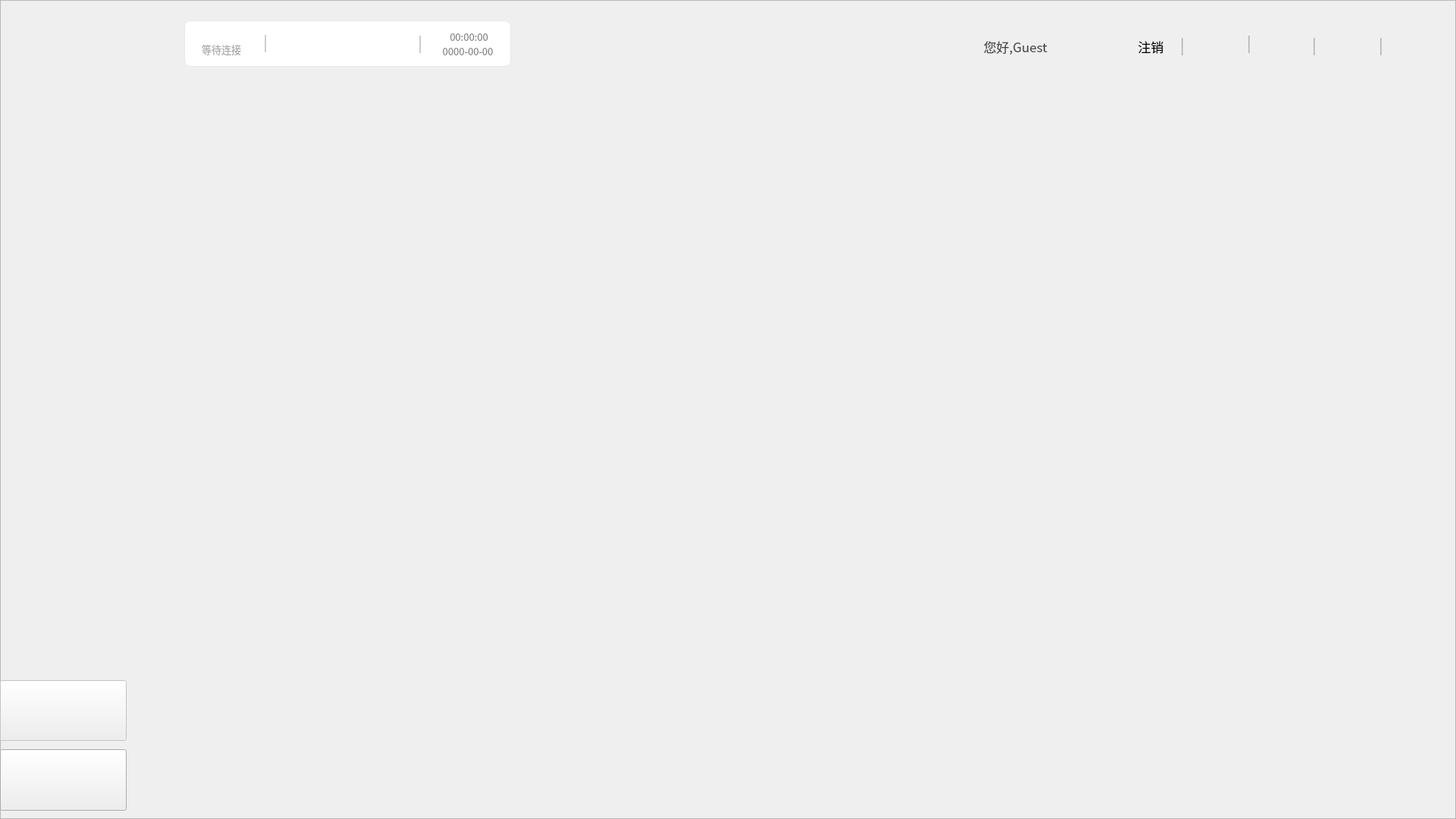
<?xml version="1.0" encoding="UTF-8"?>
<ui version="4.0">
 <class>frmMain</class>
 <widget class="QWidget" name="frmMain">
  <property name="geometry">
   <rect>
    <x>0</x>
    <y>0</y>
    <width>1920</width>
    <height>1080</height>
   </rect>
  </property>
  <property name="windowTitle">
   <string>frmMain</string>
  </property>
  <property name="styleSheet">
   <string notr="true"/>
  </property>
  <widget class="QFrame" name="frmBg">
   <property name="geometry">
    <rect>
     <x>0</x>
     <y>0</y>
     <width>1920</width>
     <height>1080</height>
    </rect>
   </property>
   <property name="focusPolicy">
    <enum>Qt::ClickFocus</enum>
   </property>
   <property name="styleSheet">
    <string notr="true"/>
   </property>
   <property name="frameShape">
    <enum>QFrame::StyledPanel</enum>
   </property>
   <property name="frameShadow">
    <enum>QFrame::Raised</enum>
   </property>
   <widget class="CusView" name="statusArea" native="true">
    <property name="geometry">
     <rect>
      <x>167</x>
      <y>0</y>
      <width>1753</width>
      <height>117</height>
     </rect>
    </property>
    <property name="focusPolicy">
     <enum>Qt::ClickFocus</enum>
    </property>
    <property name="styleSheet">
     <string notr="true"/>
    </property>
    <widget class="CusFlageImage" name="wgtDivStateLamp" native="true">
     <property name="geometry">
      <rect>
       <x>32</x>
       <y>17</y>
       <width>42</width>
       <height>79</height>
      </rect>
     </property>
     <property name="focusPolicy">
      <enum>Qt::ClickFocus</enum>
     </property>
    </widget>
    <widget class="QFrame" name="div_info_bg">
     <property name="geometry">
      <rect>
       <x>76</x>
       <y>27</y>
       <width>431</width>
       <height>61</height>
      </rect>
     </property>
     <property name="focusPolicy">
      <enum>Qt::ClickFocus</enum>
     </property>
     <property name="styleSheet">
      <string notr="true">QFrame#div_info_bg{
background-color: white;
border-radius:8px;
border: 1px solid #E8E8E8;
}</string>
     </property>
     <property name="frameShape">
      <enum>QFrame::StyledPanel</enum>
     </property>
     <property name="frameShadow">
      <enum>QFrame::Raised</enum>
     </property>
     <widget class="QLabel" name="lblDivType">
      <property name="geometry">
       <rect>
        <x>23</x>
        <y>9</y>
        <width>81</width>
        <height>20</height>
       </rect>
      </property>
      <property name="font">
       <font>
        <family>Noto Sans CJK SC</family>
        <pointsize>10</pointsize>
       </font>
      </property>
      <property name="focusPolicy">
       <enum>Qt::NoFocus</enum>
      </property>
      <property name="styleSheet">
       <string notr="true">QLabel{color:#838383;}</string>
      </property>
      <property name="text">
       <string/>
      </property>
     </widget>
     <widget class="QLabel" name="lblDivState">
      <property name="geometry">
       <rect>
        <x>23</x>
        <y>30</y>
        <width>81</width>
        <height>16</height>
       </rect>
      </property>
      <property name="font">
       <font>
        <family>Noto Sans CJK SC</family>
        <pointsize>10</pointsize>
       </font>
      </property>
      <property name="focusPolicy">
       <enum>Qt::NoFocus</enum>
      </property>
      <property name="styleSheet">
       <string notr="true">QLabel{color:rgb(170,170,170);}</string>
      </property>
      <property name="text">
       <string>等待连接</string>
      </property>
     </widget>
     <widget class="QLabel" name="lblCupHave">
      <property name="geometry">
       <rect>
        <x>261</x>
        <y>18</y>
        <width>26</width>
        <height>26</height>
       </rect>
      </property>
      <property name="focusPolicy">
       <enum>Qt::ClickFocus</enum>
      </property>
      <property name="styleSheet">
       <string notr="true">QLabel {
        border-image: url(:/shell/main_state/cup_normal.png);
}</string>
      </property>
      <property name="text">
       <string/>
      </property>
     </widget>
     <widget class="QLabel" name="lblWasteCup">
      <property name="geometry">
       <rect>
        <x>194</x>
        <y>18</y>
        <width>26</width>
        <height>26</height>
       </rect>
      </property>
      <property name="focusPolicy">
       <enum>Qt::ClickFocus</enum>
      </property>
      <property name="styleSheet">
       <string notr="true">QLabel {
        border-image: url(:/shell/main_state/usdcup_normal.png);
}</string>
      </property>
      <property name="text">
       <string/>
      </property>
     </widget>
     <widget class="QLabel" name="lblTemp">
      <property name="geometry">
       <rect>
        <x>130</x>
        <y>18</y>
        <width>26</width>
        <height>26</height>
       </rect>
      </property>
      <property name="focusPolicy">
       <enum>Qt::ClickFocus</enum>
      </property>
      <property name="styleSheet">
       <string notr="true">QLabel {
        border-image: url(:/shell/main_state/temp_normal.png);
}</string>
      </property>
      <property name="text">
       <string/>
      </property>
     </widget>
     <widget class="QLabel" name="lblWaterHave">
      <property name="geometry">
       <rect>
        <x>158</x>
        <y>18</y>
        <width>26</width>
        <height>26</height>
       </rect>
      </property>
      <property name="focusPolicy">
       <enum>Qt::ClickFocus</enum>
      </property>
      <property name="styleSheet">
       <string notr="true">QLabel {
        border-image: url(:/shell/main_state/clean_normal.png);
}</string>
      </property>
      <property name="text">
       <string/>
      </property>
     </widget>
     <widget class="QLabel" name="lblWasteWater">
      <property name="geometry">
       <rect>
        <x>228</x>
        <y>18</y>
        <width>26</width>
        <height>26</height>
       </rect>
      </property>
      <property name="focusPolicy">
       <enum>Qt::ClickFocus</enum>
      </property>
      <property name="styleSheet">
       <string notr="true">QLabel {
        border-image: url(:/shell/main_state/usdwater_normal.png);
}</string>
      </property>
      <property name="text">
       <string/>
      </property>
     </widget>
     <widget class="QLineEdit" name="lineEdit">
      <property name="geometry">
       <rect>
        <x>106</x>
        <y>19</y>
        <width>21</width>
        <height>23</height>
       </rect>
      </property>
      <property name="styleSheet">
       <string notr="true">color:#EEEEEE;
border:none;
background-color:transparent;
border-left:2px solid rgba(0,0,0,50);

</string>
      </property>
      <property name="readOnly">
       <bool>true</bool>
      </property>
     </widget>
     <widget class="QLabel" name="lblSystemTime">
      <property name="geometry">
       <rect>
        <x>320</x>
        <y>10</y>
        <width>111</width>
        <height>41</height>
       </rect>
      </property>
      <property name="font">
       <font>
        <family>Noto Sans CJK SC</family>
        <pointsize>10</pointsize>
       </font>
      </property>
      <property name="focusPolicy">
       <enum>Qt::NoFocus</enum>
      </property>
      <property name="styleSheet">
       <string notr="true">QLabel{color:#838383;}</string>
      </property>
      <property name="text">
       <string>00:00:00 
0000-00-00 </string>
      </property>
      <property name="alignment">
       <set>Qt::AlignCenter</set>
      </property>
     </widget>
     <widget class="QLineEdit" name="lineEdit_6">
      <property name="geometry">
       <rect>
        <x>310</x>
        <y>20</y>
        <width>21</width>
        <height>23</height>
       </rect>
      </property>
      <property name="styleSheet">
       <string notr="true">color:#EEEEEE;
border:none;
background-color:transparent;
border-left:2px solid rgba(0,0,0,50);

</string>
      </property>
      <property name="readOnly">
       <bool>true</bool>
      </property>
     </widget>
    </widget>
    <widget class="QLineEdit" name="lineEdit_2">
     <property name="geometry">
      <rect>
       <x>1479</x>
       <y>47</y>
       <width>21</width>
       <height>23</height>
      </rect>
     </property>
     <property name="styleSheet">
      <string notr="true">color:#EEEEEE;
border:none;
background-color:transparent;
border-left:2px solid rgba(0,0,0,50);

</string>
     </property>
     <property name="readOnly">
      <bool>true</bool>
     </property>
    </widget>
    <widget class="CusBadgeButton" name="btnAbnormal" native="true">
     <property name="geometry">
      <rect>
       <x>1584</x>
       <y>33</y>
       <width>52</width>
       <height>52</height>
      </rect>
     </property>
     <property name="focusPolicy">
      <enum>Qt::ClickFocus</enum>
     </property>
    </widget>
    <widget class="QLineEdit" name="lineEdit_3">
     <property name="geometry">
      <rect>
       <x>1565</x>
       <y>50</y>
       <width>21</width>
       <height>23</height>
      </rect>
     </property>
     <property name="styleSheet">
      <string notr="true">color:#EEEEEE;
border:none;
background-color:transparent;
border-left:2px solid rgba(0,0,0,50);

</string>
     </property>
     <property name="readOnly">
      <bool>true</bool>
     </property>
    </widget>
    <widget class="QLineEdit" name="lineEdit_4">
     <property name="geometry">
      <rect>
       <x>1653</x>
       <y>50</y>
       <width>21</width>
       <height>23</height>
      </rect>
     </property>
     <property name="styleSheet">
      <string notr="true">color:#EEEEEE;
border:none;
background-color:transparent;
border-left:2px solid rgba(0,0,0,50);

</string>
     </property>
     <property name="readOnly">
      <bool>true</bool>
     </property>
    </widget>
    <widget class="CusBadgeButton" name="btnShutDown" native="true">
     <property name="geometry">
      <rect>
       <x>1670</x>
       <y>33</y>
       <width>52</width>
       <height>52</height>
      </rect>
     </property>
     <property name="focusPolicy">
      <enum>Qt::ClickFocus</enum>
     </property>
    </widget>
    <widget class="CusBadgeButton" name="btnLis" native="true">
     <property name="geometry">
      <rect>
       <x>1409</x>
       <y>33</y>
       <width>52</width>
       <height>52</height>
      </rect>
     </property>
     <property name="focusPolicy">
      <enum>Qt::ClickFocus</enum>
     </property>
    </widget>
    <widget class="CusBadgeButton" name="btnCloseBeep" native="true">
     <property name="geometry">
      <rect>
       <x>1498</x>
       <y>33</y>
       <width>52</width>
       <height>52</height>
      </rect>
     </property>
     <property name="focusPolicy">
      <enum>Qt::ClickFocus</enum>
     </property>
    </widget>
    <widget class="QLineEdit" name="lineEdit_5">
     <property name="geometry">
      <rect>
       <x>1391</x>
       <y>50</y>
       <width>21</width>
       <height>23</height>
      </rect>
     </property>
     <property name="styleSheet">
      <string notr="true">color:#EEEEEE;
border:none;
background-color:transparent;
border-left:2px solid rgba(0,0,0,50);

</string>
     </property>
     <property name="readOnly">
      <bool>true</bool>
     </property>
    </widget>
    <widget class="CusBadgeButton" name="btnUser" native="true">
     <property name="geometry">
      <rect>
       <x>1070</x>
       <y>33</y>
       <width>52</width>
       <height>52</height>
      </rect>
     </property>
     <property name="focusPolicy">
      <enum>Qt::ClickFocus</enum>
     </property>
    </widget>
    <widget class="QLabel" name="lblUserName">
     <property name="geometry">
      <rect>
       <x>1130</x>
       <y>46</y>
       <width>201</width>
       <height>31</height>
      </rect>
     </property>
     <property name="font">
      <font>
       <family>Noto Sans CJK SC</family>
       <pointsize>13</pointsize>
      </font>
     </property>
     <property name="styleSheet">
      <string notr="true">color:#484848</string>
     </property>
     <property name="text">
      <string>您好,Guest</string>
     </property>
    </widget>
    <widget class="QtMaterialFlatButton" name="btnLoginOut">
     <property name="geometry">
      <rect>
       <x>1315</x>
       <y>26</y>
       <width>71</width>
       <height>71</height>
      </rect>
     </property>
     <property name="font">
      <font>
       <family>Noto Sans CJK SC</family>
       <pointsize>13</pointsize>
       <weight>50</weight>
       <bold>false</bold>
       <stylestrategy>PreferDefault</stylestrategy>
      </font>
     </property>
     <property name="focusPolicy">
      <enum>Qt::NoFocus</enum>
     </property>
     <property name="text">
      <string>注销</string>
     </property>
     <property name="iconSize">
      <size>
       <width>37</width>
       <height>32</height>
      </size>
     </property>
     <property name="checkable">
      <bool>false</bool>
     </property>
     <property name="checked">
      <bool>false</bool>
     </property>
     <property name="autoExclusive">
      <bool>false</bool>
     </property>
     <property name="flat">
      <bool>true</bool>
     </property>
    </widget>
    <zorder>lineEdit_2</zorder>
    <zorder>div_info_bg</zorder>
    <zorder>wgtDivStateLamp</zorder>
    <zorder>btnAbnormal</zorder>
    <zorder>lineEdit_3</zorder>
    <zorder>lineEdit_4</zorder>
    <zorder>btnShutDown</zorder>
    <zorder>btnLis</zorder>
    <zorder>btnCloseBeep</zorder>
    <zorder>lineEdit_5</zorder>
    <zorder>btnUser</zorder>
    <zorder>lblUserName</zorder>
    <zorder>btnLoginOut</zorder>
   </widget>
   <widget class="QStackedWidget" name="stkCenterAdptive">
    <property name="geometry">
     <rect>
      <x>169</x>
      <y>117</y>
      <width>1751</width>
      <height>963</height>
     </rect>
    </property>
    <property name="focusPolicy">
     <enum>Qt::ClickFocus</enum>
    </property>
    <property name="currentIndex">
     <number>-1</number>
    </property>
   </widget>
   <widget class="CusView" name="menuArea" native="true">
    <property name="geometry">
     <rect>
      <x>0</x>
      <y>117</y>
      <width>167</width>
      <height>963</height>
     </rect>
    </property>
    <property name="focusPolicy">
     <enum>Qt::ClickFocus</enum>
    </property>
    <property name="styleSheet">
     <string notr="true"/>
    </property>
    <widget class="CusMenuButton" name="btnStart">
     <property name="geometry">
      <rect>
       <x>0</x>
       <y>871</y>
       <width>167</width>
       <height>81</height>
      </rect>
     </property>
     <property name="font">
      <font>
       <family>Noto Sans CJK SC</family>
       <pointsize>16</pointsize>
      </font>
     </property>
     <property name="focusPolicy">
      <enum>Qt::NoFocus</enum>
     </property>
     <property name="styleSheet">
      <string notr="true"/>
     </property>
     <property name="text">
      <string/>
     </property>
     <property name="iconSize">
      <size>
       <width>90</width>
       <height>90</height>
      </size>
     </property>
     <property name="flat">
      <bool>false</bool>
     </property>
    </widget>
    <widget class="CusMenuButton" name="btnPause">
     <property name="enabled">
      <bool>false</bool>
     </property>
     <property name="geometry">
      <rect>
       <x>0</x>
       <y>780</y>
       <width>167</width>
       <height>80</height>
      </rect>
     </property>
     <property name="font">
      <font>
       <family>Noto Sans CJK SC</family>
       <pointsize>16</pointsize>
       <kerning>true</kerning>
      </font>
     </property>
     <property name="focusPolicy">
      <enum>Qt::NoFocus</enum>
     </property>
     <property name="styleSheet">
      <string notr="true"/>
     </property>
     <property name="text">
      <string/>
     </property>
     <property name="iconSize">
      <size>
       <width>90</width>
       <height>90</height>
      </size>
     </property>
    </widget>
    <widget class="QListWidget" name="lstMenuButton">
     <property name="geometry">
      <rect>
       <x>0</x>
       <y>0</y>
       <width>167</width>
       <height>761</height>
      </rect>
     </property>
     <property name="font">
      <font>
       <family>Noto Sans CJK SC</family>
       <weight>75</weight>
       <italic>false</italic>
       <bold>true</bold>
      </font>
     </property>
     <property name="focusPolicy">
      <enum>Qt::NoFocus</enum>
     </property>
     <property name="styleSheet">
      <string notr="true">QListWidget{background-color:transparent}QListWidget::Item{background-color:transparent}
</string>
     </property>
    </widget>
    <zorder>lstMenuButton</zorder>
    <zorder>btnStart</zorder>
    <zorder>btnPause</zorder>
   </widget>
   <widget class="CusView" name="wgtLogoBg" native="true">
    <property name="geometry">
     <rect>
      <x>0</x>
      <y>0</y>
      <width>168</width>
      <height>118</height>
     </rect>
    </property>
    <property name="focusPolicy">
     <enum>Qt::ClickFocus</enum>
    </property>
    <widget class="QLabel" name="label_2">
     <property name="geometry">
      <rect>
       <x>40</x>
       <y>19</y>
       <width>82</width>
       <height>82</height>
      </rect>
     </property>
     <property name="focusPolicy">
      <enum>Qt::NoFocus</enum>
     </property>
     <property name="styleSheet">
      <string notr="true">/*QLabel {
        border-image: url(:/image/sn_logo_2.png);
}
*/</string>
     </property>
     <property name="text">
      <string/>
     </property>
     <property name="alignment">
      <set>Qt::AlignCenter</set>
     </property>
    </widget>
   </widget>
   <zorder>wgtLogoBg</zorder>
   <zorder>statusArea</zorder>
   <zorder>stkCenterAdptive</zorder>
   <zorder>menuArea</zorder>
  </widget>
 </widget>
 <layoutdefault spacing="6" margin="11"/>
 <customwidgets>
  <customwidget>
   <class>QtMaterialFlatButton</class>
   <extends>QPushButton</extends>
   <header>qtmaterialflatbutton.h</header>
  </customwidget>
  <customwidget>
   <class>CusView</class>
   <extends>QWidget</extends>
   <header>cusview.h</header>
   <container>1</container>
  </customwidget>
  <customwidget>
   <class>CusBadgeButton</class>
   <extends>QWidget</extends>
   <header>cusbadgebutton.h</header>
   <container>1</container>
  </customwidget>
  <customwidget>
   <class>CusFlageImage</class>
   <extends>QWidget</extends>
   <header>cusflageimage.h</header>
   <container>1</container>
  </customwidget>
  <customwidget>
   <class>CusMenuButton</class>
   <extends>QPushButton</extends>
   <header>cusmenubutton.h</header>
  </customwidget>
 </customwidgets>
 <resources/>
 <connections/>
</ui>
